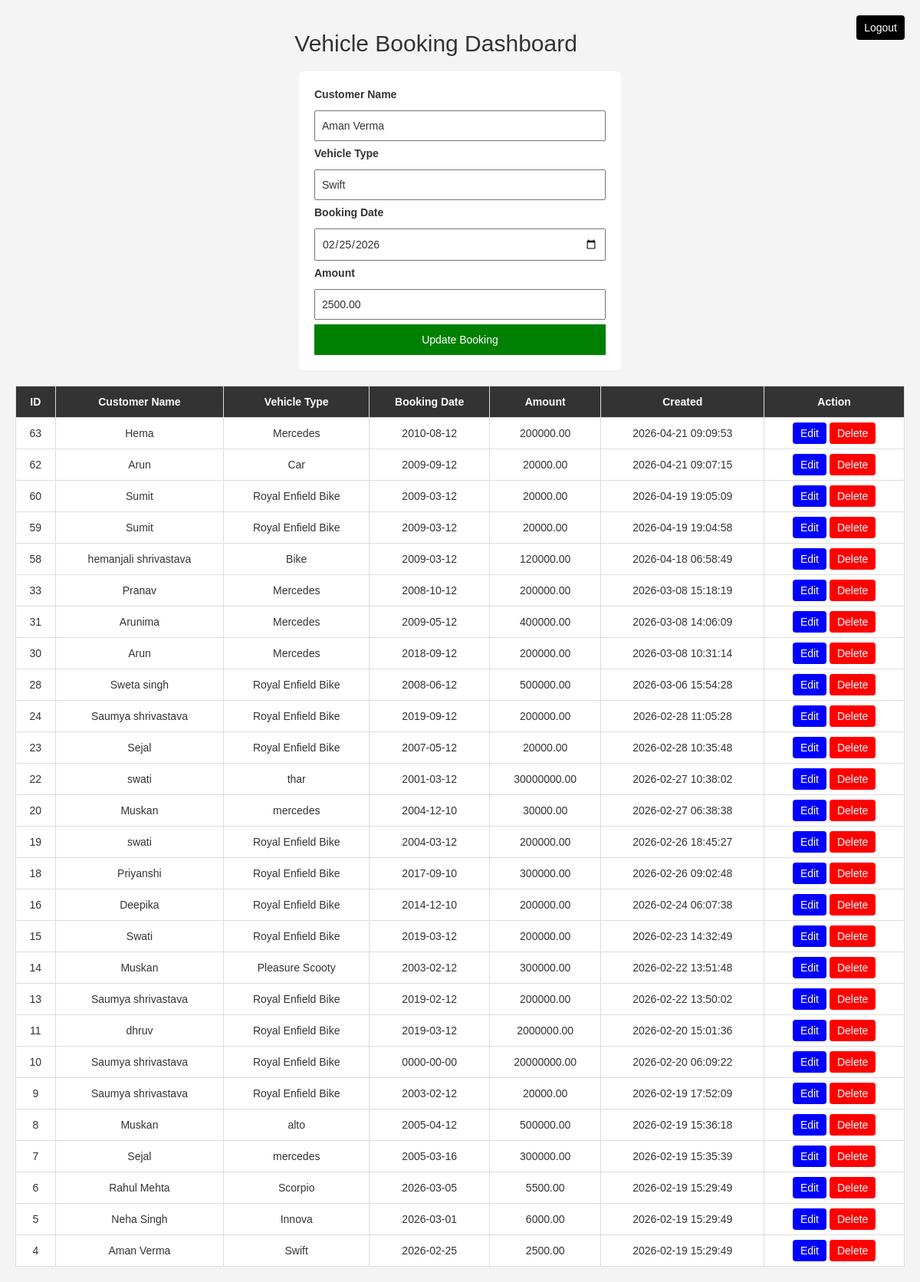
Screenshot of /dashboard.php?edit=4 (signed in) with the database file from the repository.
### tables this page shows
CREATE TABLE `bookings` (
  `id` int(11) NOT NULL,
  `customer_name` varchar(100) NOT NULL,
  `contact` varchar(100) DEFAULT NULL,
  `vehicle_type` varchar(100) NOT NULL,
  `booking_date` date NOT NULL,
  `amount` decimal(10,2) NOT NULL,
  `created_at` timestamp NOT NULL DEFAULT current_timestamp()
);

### dashboard.php (the view, shortened to what this page needs)
<?php
$conn = mysqli_connect("localhost","root","","car_rental_db");
$edit_id=0;
$customer_name='';
$vehicle_type='';
$booking_date='';
$amount='';
if(isset($_GET['edit'])){
$edit_id=$_GET['edit'];
$res=mysqli_query($conn,"SELECT * FROM bookings WHERE id='$edit_id'");
$row=mysqli_fetch_assoc($res);
$customer_name=$row['customer_name'];
$vehicle_type=$row['vehicle_type'];
$booking_date=$row['booking_date'];
$amount=$row['amount'];
}
?>
<!DOCTYPE html>
<html>
<head>
<link rel="stylesheet" href="https://maxcdn.bootstrapcdn.com/bootstrap/3.4.1/css/bootstrap.min.css">
<link rel="stylesheet" href="https://maxcdn.bootstrapcdn.com/bootstrap/3.4.1/css/bootstrap.min.css">
</head>
<body>
<?php if(!isset($_SESSION['admin'])){ ?>
<div class="login-box">
<h3 align="center">Admin Login</h3>
<?php if(isset($error)){ echo "<p style='color:red'>$error</p>"; } ?>
<form method="post">
<input type="text" name="username" placeholder="Username" required>
<input type="password" name="password" placeholder="Password" required>
<button type="submit" name="login">Login</button>
</form>
</div>
<?php } else { ?>
<a class="logout" href="?logout=true">Logout</a>
<h2 align="center">Vehicle Booking Dashboard</h2>
<div class="form-box">
<form method="post">
<label>Customer Name</label>
<input type="text" name="customer_name" value="<?php echo $customer_name; ?>" required>
<label>Vehicle Type</label>
<input type="text" name="vehicle_type" value="<?php echo $vehicle_type; ?>" required>
<label>Booking Date</label>
<input type="date" name="booking_date" value="<?php echo $booking_date; ?>" required>
<label>Amount</label>
<input type="number" name="amount" value="<?php echo $amount; ?>" required>
<?php if($edit_id>0){ ?>
<button type="submit" name="update">Update Booking</button>
<?php } else { ?>
<button type="submit" name="add">Add Booking</button>
<?php } ?>
</form>
</div>
<table>
<tr>
<th>ID</th>
<th>Customer Name</th>
<th>Vehicle Type</th>
<th>Booking Date</th>
<th>Amount</th>
<th>Created</th>
<th>Action</th>
</tr>
<?php
$result=mysqli_query($conn,"SELECT * FROM bookings ORDER BY id DESC");
while($row=mysqli_fetch_assoc($result)){
?>
<tr>
<td><?php echo $row['id']; ?></td>
<td><?php echo $row['customer_name']; ?></td>
<td><?php echo $row['vehicle_type']; ?></td>
<td><?php echo $row['booking_date']; ?></td>
<td><?php echo $row['amount']; ?></td>
<td><?php echo $row['created_at']; ?></td>
<td>
<a class="edit" href="?edit=<?php echo $row['id']; ?>">Edit</a>
<a class="delete" href="?delete=<?php echo $row['id']; ?>" onclick="return confirm('Delete record?')">Delete</a>
</td>
</tr>
<?php } ?>
</table>
<?php } ?>
</body>
</html>

### dashboard.php (style rules this page uses)
body { font-family:Arial; background:#f4f4f4; padding:20px; }
input { width:100%; padding:8px; margin:6px 0; }
button { padding:10px; width:100%; background:green; color:white; border:none; cursor:pointer; }
table { width:100%; border-collapse:collapse; margin-top:20px; background:white; }
th,td { border:1px solid #ddd; padding:10px; text-align:center; }
th { background:#333; color:white; }
a { text-decoration:none; padding:6px 10px; color:white; border-radius:4px; }
.edit { background:blue; }
.delete { background:red; }
.logout { background:black;float:right; }
.form-box { width:420px; margin:auto; background:white; padding:20px; margin-top:20px; border-radius:6px; }

### rows the page displays
bookings: customer_name "Aman Verma", vehicle_type "Swift", booking_date "02/25/2026", amount "2500.00", id "4", booking_date "2026-02-25", created_at "2026-02-19 15:29:49"
bookings: id "63", customer_name "Hema", vehicle_type "Mercedes", booking_date "2010-08-12", amount "200000.00", created_at "2026-04-21 09:09:53"
bookings: id "62", customer_name "Arun", vehicle_type "Car", booking_date "2009-09-12", amount "20000.00", created_at "2026-04-21 09:07:15"
bookings: id "60", customer_name "Sumit", vehicle_type "Royal Enfield Bike", booking_date "2009-03-12", amount "20000.00", created_at "2026-04-19 19:05:09"
bookings: id "59", customer_name "Sumit", vehicle_type "Royal Enfield Bike", booking_date "2009-03-12", amount "20000.00", created_at "2026-04-19 19:04:58"
bookings: id "58", customer_name "hemanjali shrivastava", vehicle_type "Bike", booking_date "2009-03-12", amount "120000.00", created_at "2026-04-18 06:58:49"
bookings: id "33", customer_name "Pranav", vehicle_type "Mercedes", booking_date "2008-10-12", amount "200000.00", created_at "2026-03-08 15:18:19"
bookings: id "31", customer_name "Arunima", vehicle_type "Mercedes", booking_date "2009-05-12", amount "400000.00", created_at "2026-03-08 14:06:09"
bookings: id "30", customer_name "Arun", vehicle_type "Mercedes", booking_date "2018-09-12", amount "200000.00", created_at "2026-03-08 10:31:14"
bookings: id "28", customer_name "Sweta singh", vehicle_type "Royal Enfield Bike", booking_date "2008-06-12", amount "500000.00", created_at "2026-03-06 15:54:28"
bookings: id "24", customer_name "Saumya shrivastava", vehicle_type "Royal Enfield Bike", booking_date "2019-09-12", amount "200000.00", created_at "2026-02-28 11:05:28"
bookings: id "23", customer_name "Sejal", vehicle_type "Royal Enfield Bike", booking_date "2007-05-12", amount "20000.00", created_at "2026-02-28 10:35:48"
bookings: id "22", customer_name "swati", vehicle_type "thar", booking_date "2001-03-12", amount "30000000.00", created_at "2026-02-27 10:38:02"
bookings: id "20", customer_name "Muskan", vehicle_type "mercedes", booking_date "2004-12-10", amount "30000.00", created_at "2026-02-27 06:38:38"
bookings: id "19", customer_name "swati", vehicle_type "Royal Enfield Bike", booking_date "2004-03-12", amount "200000.00", created_at "2026-02-26 18:45:27"
bookings: id "18", customer_name "Priyanshi", vehicle_type "Royal Enfield Bike", booking_date "2017-09-10", amount "300000.00", created_at "2026-02-26 09:02:48"
bookings: id "16", customer_name "Deepika", vehicle_type "Royal Enfield Bike", booking_date "2014-12-10", amount "200000.00", created_at "2026-02-24 06:07:38"
bookings: id "15", customer_name "Swati", vehicle_type "Royal Enfield Bike", booking_date "2019-03-12", amount "200000.00", created_at "2026-02-23 14:32:49"
bookings: id "14", customer_name "Muskan", vehicle_type "Pleasure Scooty", booking_date "2003-02-12", amount "300000.00", created_at "2026-02-22 13:51:48"
bookings: id "13", customer_name "Saumya shrivastava", vehicle_type "Royal Enfield Bike", booking_date "2019-02-12", amount "200000.00", created_at "2026-02-22 13:50:02"
bookings: id "11", customer_name "dhruv", vehicle_type "Royal Enfield Bike", booking_date "2019-03-12", amount "2000000.00", created_at "2026-02-20 15:01:36"
bookings: id "10", customer_name "Saumya shrivastava", vehicle_type "Royal Enfield Bike", booking_date "0000-00-00", amount "20000000.00", created_at "2026-02-20 06:09:22"
bookings: id "9", customer_name "Saumya shrivastava", vehicle_type "Royal Enfield Bike", booking_date "2003-02-12", amount "20000.00", created_at "2026-02-19 17:52:09"
bookings: id "8", customer_name "Muskan", vehicle_type "alto", booking_date "2005-04-12", amount "500000.00", created_at "2026-02-19 15:36:18"
bookings: id "7", customer_name "Sejal", vehicle_type "mercedes", booking_date "2005-03-16", amount "300000.00", created_at "2026-02-19 15:35:39"
bookings: id "6", customer_name "Rahul Mehta", vehicle_type "Scorpio", booking_date "2026-03-05", amount "5500.00", created_at "2026-02-19 15:29:49"
bookings: id "5", customer_name "Neha Singh", vehicle_type "Innova", booking_date "2026-03-01", amount "6000.00", created_at "2026-02-19 15:29:49"
